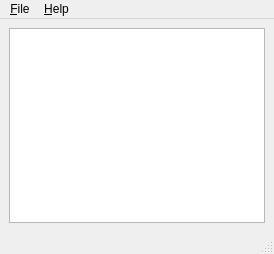
<?xml version="1.0" encoding="UTF-8"?>
<ui version="4.0">
 <class>MainWindow</class>
 <widget class="QMainWindow" name="MainWindow">
  <property name="geometry">
   <rect>
    <x>0</x>
    <y>0</y>
    <width>274</width>
    <height>254</height>
   </rect>
  </property>
  <property name="windowTitle">
   <string>qfile.pro</string>
  </property>
  <widget class="QWidget" name="centralwidget">
   <layout class="QVBoxLayout" name="verticalLayout">
    <item>
     <widget class="QPlainTextEdit" name="plainTextEdit"/>
    </item>
   </layout>
  </widget>
  <widget class="QMenuBar" name="menubar">
   <property name="geometry">
    <rect>
     <x>0</x>
     <y>0</y>
     <width>274</width>
     <height>22</height>
    </rect>
   </property>
   <widget class="QMenu" name="menuFile">
    <property name="title">
     <string>&amp;File</string>
    </property>
    <addaction name="actionOpen"/>
    <addaction name="actionRecent_Files"/>
    <addaction name="separator"/>
    <addaction name="actionSave"/>
    <addaction name="actionSave_As"/>
    <addaction name="separator"/>
    <addaction name="actionExit"/>
   </widget>
   <widget class="QMenu" name="menuHelp">
    <property name="title">
     <string>&amp;Help</string>
    </property>
    <addaction name="actionAbout"/>
   </widget>
   <addaction name="menuFile"/>
   <addaction name="menuHelp"/>
  </widget>
  <widget class="QStatusBar" name="statusbar"/>
  <action name="actionOpen">
   <property name="text">
    <string>&amp;Open...</string>
   </property>
  </action>
  <action name="actionRecent_Files">
   <property name="text">
    <string>&amp;Recent Files</string>
   </property>
  </action>
  <action name="actionExit">
   <property name="text">
    <string>&amp;Exit</string>
   </property>
  </action>
  <action name="actionAbout">
   <property name="text">
    <string>&amp;About...</string>
   </property>
  </action>
  <action name="actionSave">
   <property name="text">
    <string>&amp;Save</string>
   </property>
  </action>
  <action name="actionSave_As">
   <property name="text">
    <string>&amp;Save As...</string>
   </property>
  </action>
 </widget>
 <resources/>
 <connections/>
</ui>
